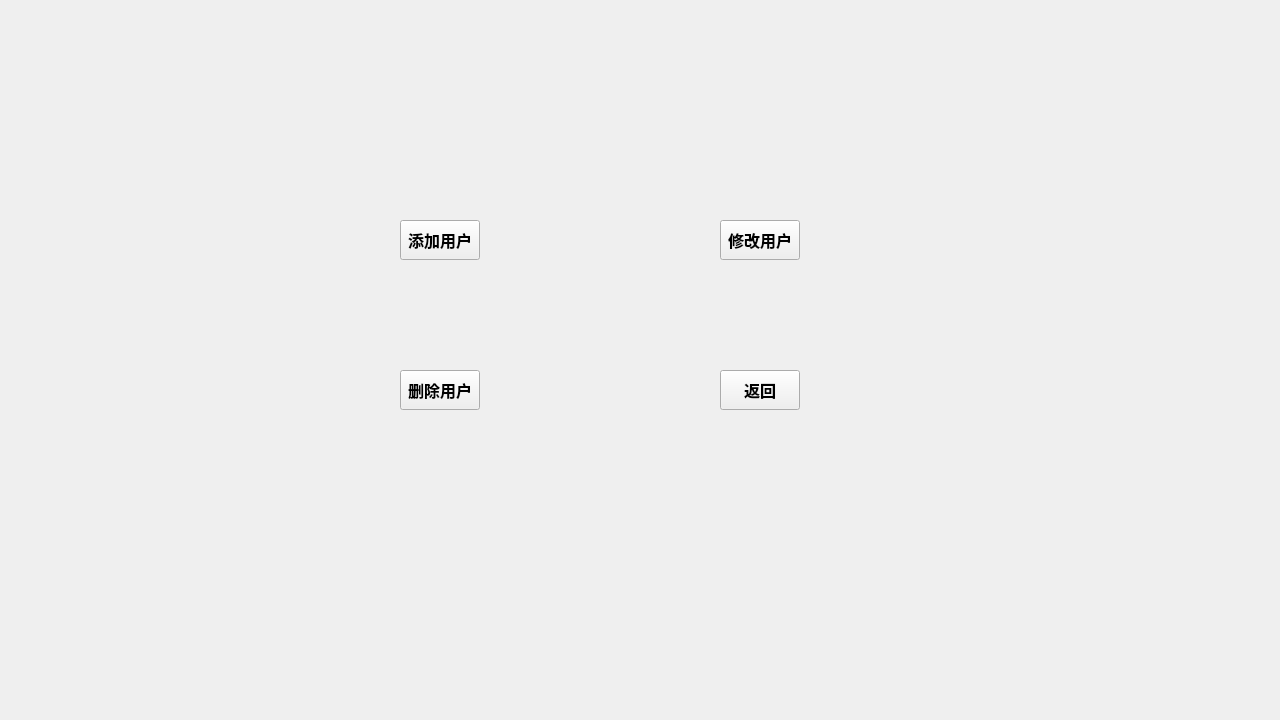
<?xml version="1.0" encoding="UTF-8"?>
<ui version="4.0">
 <class>Form</class>
 <widget class="QWidget" name="Form">
  <property name="geometry">
   <rect>
    <x>0</x>
    <y>0</y>
    <width>1280</width>
    <height>720</height>
   </rect>
  </property>
  <property name="windowTitle">
   <string>用户管理</string>
  </property>
  <widget class="QPushButton" name="AddUser">
   <property name="geometry">
    <rect>
     <x>400</x>
     <y>220</y>
     <width>80</width>
     <height>40</height>
    </rect>
   </property>
   <property name="font">
    <font>
     <pointsize>12</pointsize>
     <bold>true</bold>
    </font>
   </property>
   <property name="text">
    <string>添加用户</string>
   </property>
  </widget>
  <widget class="QPushButton" name="ChangeUser">
   <property name="geometry">
    <rect>
     <x>720</x>
     <y>220</y>
     <width>80</width>
     <height>40</height>
    </rect>
   </property>
   <property name="font">
    <font>
     <pointsize>12</pointsize>
     <bold>true</bold>
    </font>
   </property>
   <property name="text">
    <string>修改用户</string>
   </property>
  </widget>
  <widget class="QPushButton" name="DeleteUser">
   <property name="geometry">
    <rect>
     <x>400</x>
     <y>370</y>
     <width>80</width>
     <height>40</height>
    </rect>
   </property>
   <property name="font">
    <font>
     <pointsize>12</pointsize>
     <bold>true</bold>
    </font>
   </property>
   <property name="text">
    <string>删除用户</string>
   </property>
  </widget>
  <widget class="QPushButton" name="return_2">
   <property name="geometry">
    <rect>
     <x>720</x>
     <y>370</y>
     <width>80</width>
     <height>40</height>
    </rect>
   </property>
   <property name="font">
    <font>
     <pointsize>12</pointsize>
     <bold>true</bold>
    </font>
   </property>
   <property name="text">
    <string>返回</string>
   </property>
  </widget>
 </widget>
 <resources/>
 <connections/>
</ui>
